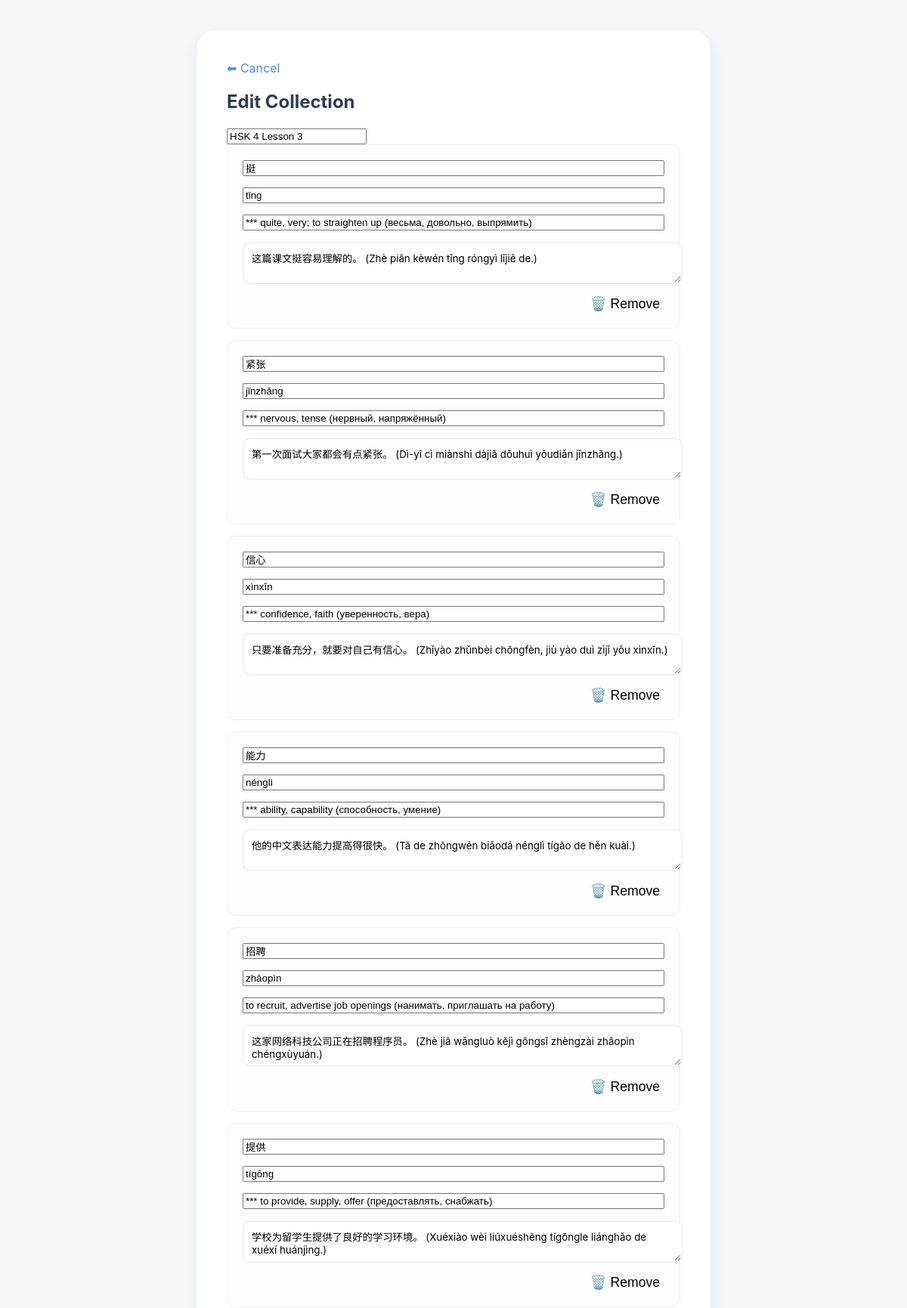
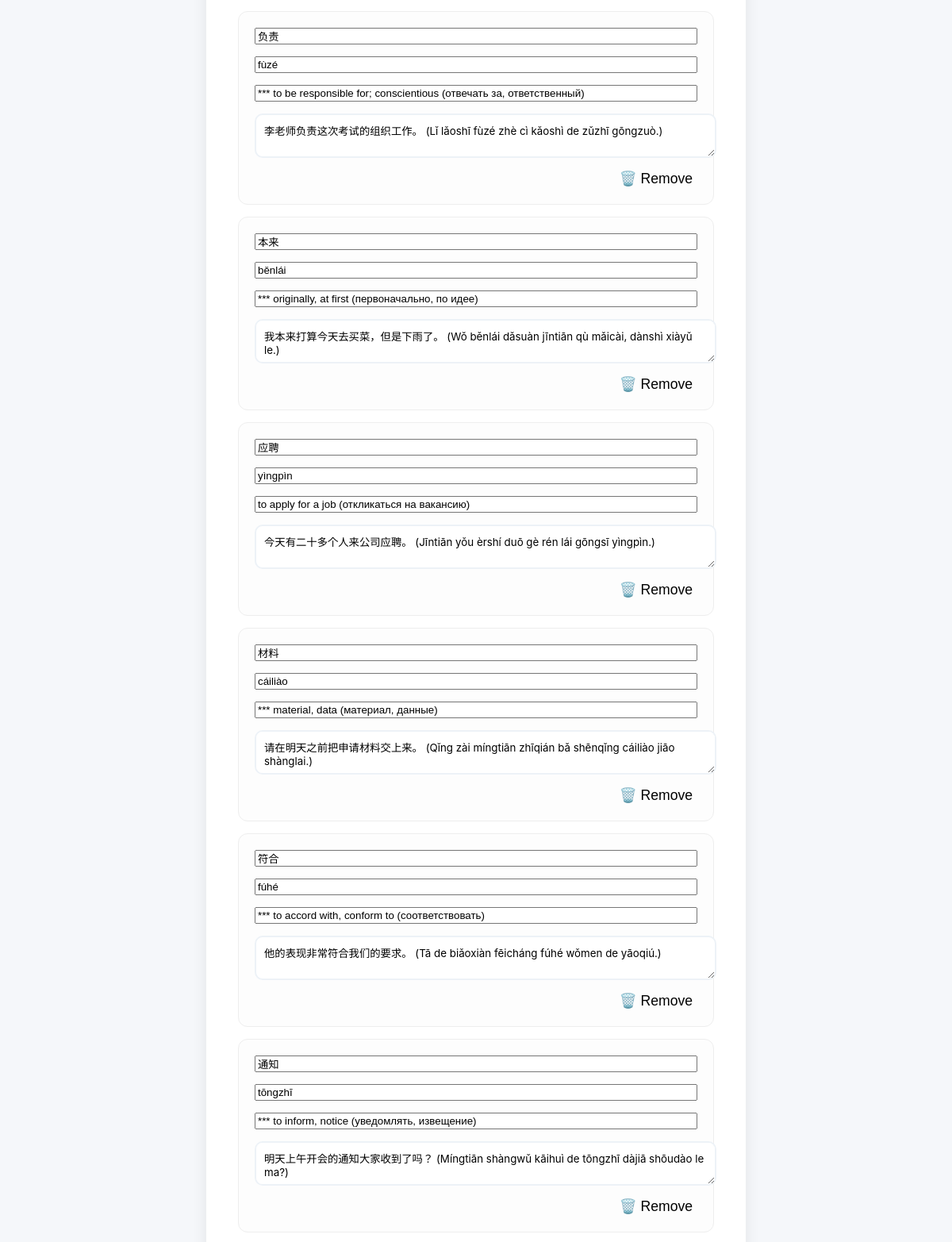
The page /edit/3 (upper part) on the database its author committed (2 pictures, top to bottom).
### flask_app.py (models this page shows)
class Collection(db.Model):
    id = db.Column(db.Integer, primary_key=True)
    name = db.Column(db.String(100), nullable=False)
    cards = db.relationship('Card', backref='collection', lazy=True, cascade="all, delete-orphan")

class Card(db.Model):
    id = db.Column(db.Integer, primary_key=True)
    word = db.Column(db.String(200), nullable=False)
    tone = db.Column(db.String(100))
    translation = db.Column(db.String(200), nullable=False)
    example = db.Column(db.Text)
    collection_id = db.Column(db.Integer, db.ForeignKey('collection.id'), nullable=False)

### flask_app.py (the view, shortened to what this page needs)
@app.route('/edit/<int:deck_id>', methods=['GET', 'POST'])
def edit_deck(deck_id):
    deck = Collection.query.get_or_404(deck_id)
    return render_template('edit.html', deck=deck)

### templates/edit.html (shortened to what this page needs)
<!DOCTYPE html>
<html>
<head>
    <link rel="stylesheet" href="/static/style.css">
</head>
<body>
    <div class="form-container">
        <a href="/" style="text-decoration: none; color: #4a90e2;">⬅ Cancel</a>
        <h2>Edit Collection</h2>
        <form action="/edit/{{ deck.id }}" method="POST">
            <input type="text" name="deck_name" value="{{ deck.name }}" required class="main-input">
            <div id="card-inputs">
                {% for card in deck.cards %}
                <div class="card-input-group complex">
                    <input type="text" name="word[]" value="{{ card.word }}" placeholder="Word" required>
                    <input type="text" name="tone[]" value="{{ card.tone or '' }}" placeholder="Pinyin / Tone">
                    <input type="text" name="translation[]" value="{{ card.translation }}" placeholder="Translation" required>
                    <textarea name="example[]" placeholder="Example Sentence">{{ card.example or '' }}</textarea>
                    <button type="button" onclick="this.parentElement.remove()" style="background:none; border:none; cursor:pointer; font-size: 1.1rem; align-self: flex-end;">🗑️ Remove</button>
                </div>
                {% endfor %}
            </div>
        </form>
    </div>
</body>
</html>

### static/style.css (style rules this page uses)
:root { --primary: #4a90e2; --success: #2ecc71; --danger: #e74c3c; --bg: #f5f7fa; --text: #2c3e50; --card-shadow: 0 10px 20px rgba(0,0,0,0.08); }
body { background-color: var(--bg); color: var(--text); font-family: 'Inter', -apple-system, BlinkMacSystemFont, sans-serif; margin: 0; display: flex; flex-direction: column; align-items: center; min-height: 100vh; }
.card-input-group.complex { flex-direction: column; background: #fdfdfd; border: 1px solid #eee; padding: 20px; }
.card-input-group.complex textarea { width: 100%; border: 2px solid #edf2f7; border-radius: 10px; padding: 10px; font-family: inherit; resize: vertical; }
.form-container { width: 90%; max-width: 600px; background: white; padding: 40px; border-radius: 25px; box-shadow: var(--card-shadow); margin: 40px 0; }
.card-input-group { display: flex; gap: 15px; margin-bottom: 15px; background: #f9fafb; padding: 15px; border-radius: 12px; }

### rows shown on the page
Collection: deck_name "HSK 4 Lesson 3"
Card: word "挺", tone "tǐng", translation "*** quite, very; to straighten up (весьма, довольно, выпрямить)", example "这篇课文挺容易理解的。 (Zhè piān kèwén tǐng róngyì lǐjiě de.)"
Card: word "紧张", tone "jǐnzhāng", translation "*** nervous, tense (нервный, напряжённый)", example "第一次面试大家都会有点紧张。 (Dì-yī cì miànshì dàjiā dōuhuì yǒudiǎn jǐnzhāng.)"
Card: word "信心", tone "xìnxīn", translation "*** confidence, faith (уверенность, вера)", example "只要准备充分，就要对自己有信心。 (Zhǐyào zhǔnbèi chōngfèn, jiù yào duì zìjǐ yǒu xìnxīn.)"
Card: word "能力", tone "nénglì", translation "*** ability, capability (способность, умение)", example "他的中文表达能力提高得很快。 (Tā de zhōngwén biǎodá nénglì tígāo de hěn kuài.)"
Card: word "招聘", tone "zhāopìn", translation "to recruit, advertise job openings (нанимать, приглашать на работу)", example "这家网络科技公司正在招聘程序员。 (Zhè jiā wǎngluò kējì gōngsī zhèngzài zhāopìn chéngxùyuán.)"
Card: word "提供", tone "tígōng", translation "*** to provide, supply, offer (предоставлять, снабжать)", example "学校为留学生提供了良好的学习环境。 (Xuéxiào wèi liúxuéshēng tígōngle liánghǎo de xuéxí huánjìng.)"
Card: word "负责", tone "fùzé", translation "*** to be responsible for; conscientious (отвечать за, ответственный)", example "李老师负责这次考试的组织工作。 (Lǐ lǎoshī fùzé zhè cì kǎoshì de zǔzhī gōngzuò.)"
Card: word "本来", tone "běnlái", translation "*** originally, at first (первоначально, по идее)", example "我本来打算今天去买菜，但是下雨了。 (Wǒ běnlái dǎsuàn jīntiān qù mǎicài, dànshì xiàyǔ le.)"
Card: word "应聘", tone "yìngpìn", translation "to apply for a job (откликаться на вакансию)", example "今天有二十多个人来公司应聘。 (Jīntiān yǒu èrshí duō gè rén lái gōngsī yìngpìn.)"
Card: word "材料", tone "cáiliào", translation "*** material, data (материал, данные)", example "请在明天之前把申请材料交上来。 (Qǐng zài míngtiān zhīqián bǎ shēnqǐng cáiliào jiāo shànglai.)"
Card: word "符合", tone "fúhé", translation "*** to accord with, conform to (соответствовать)", example "他的表现非常符合我们的要求。 (Tā de biǎoxiàn fēicháng fúhé wǒmen de yāoqiú.)"
Card: word "通知", tone "tōngzhī", translation "*** to inform, notice (уведомлять, извещение)", example "明天上午开会的通知大家收到了吗？ (Míngtiān shàngwǔ kāihuì de tōngzhī dàjiā shōudào le ma?)"
